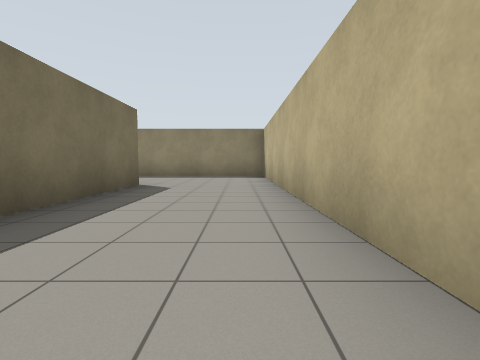
view 1 (above)

14 first-person views from a walk through a robot-simulator world made for Gazebo. The camera is 0.94 m above the floor, tilts 4° down and sees 85° across. The lines on the ground mark 1 m squares. The floor is counted in squares, 2 m on a side. Each view is taken from the middle of a square. On the plan, view 1 faces up. The plan holds only what a view shows up to about 9 squares ahead; the rest is blank.

view 2
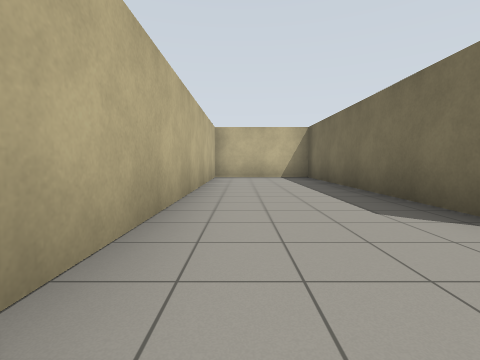

view 3
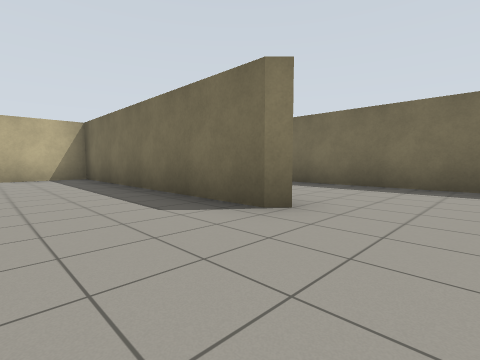

view 4
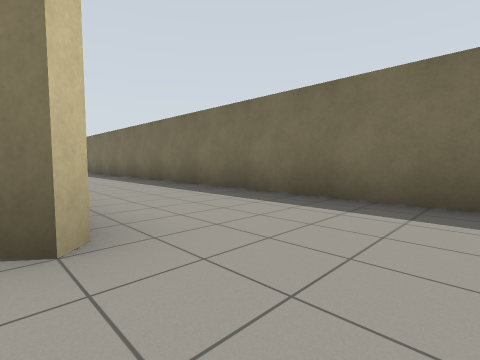

view 5
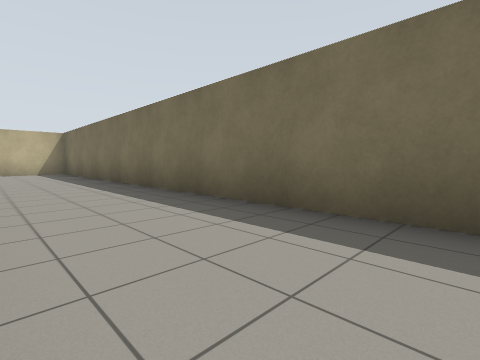

view 6
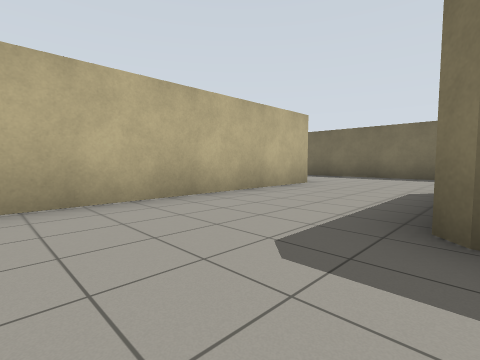

view 7
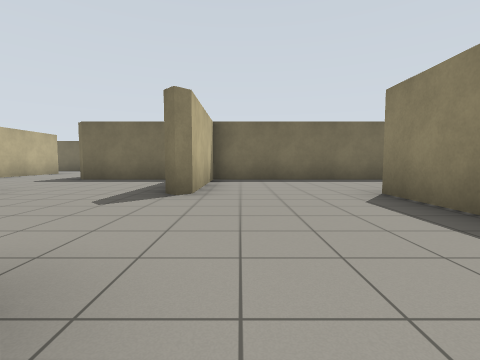

view 8
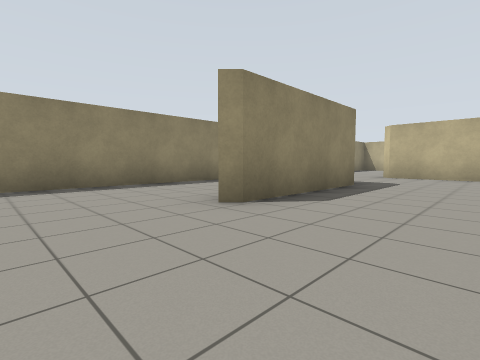

view 9
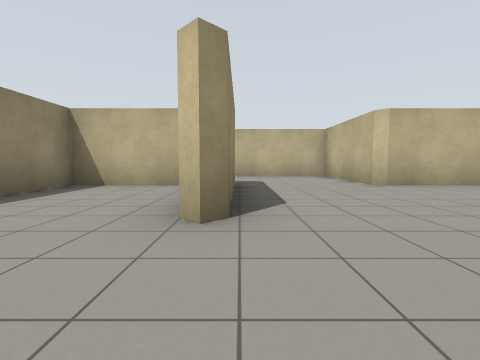

view 10
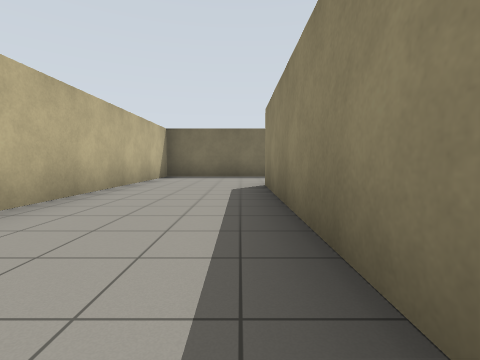

view 11
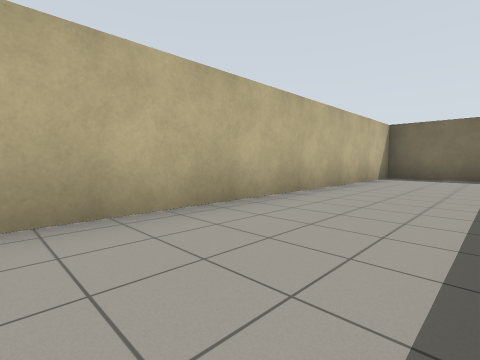

view 12
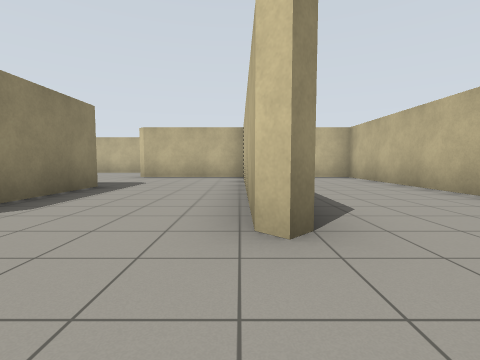

view 13
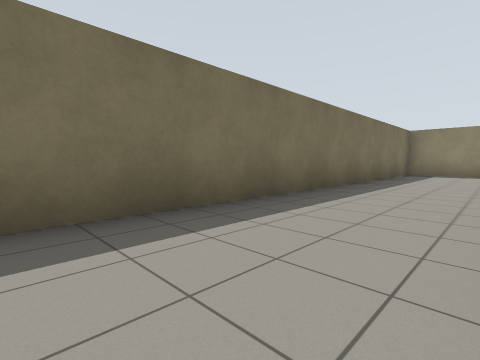

view 14
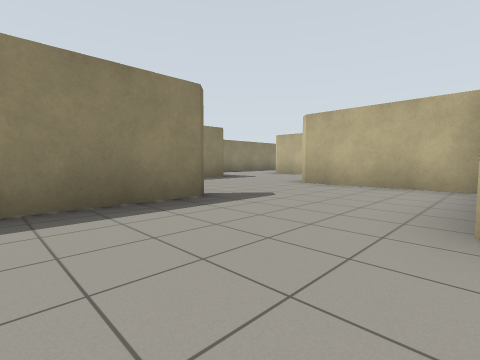

### Floor plan
Points are (right, up) in squares from view 1. A wall is a line through its corners. A room is listed if a view was taken in it or the views show most of it. See-through windows are left out.
Room 1 (views 1, 2, 3)
walls: (-2.1, 5.4) (-2.1, -0.9) (0.8, -0.9) (0.8, 8.3) (-1.4, 8.3)
ways out: opening at (-2, 6.5) to room 2
Room 2 (views 4, 5, 6, 13, 14)
walls: (1.2, -1.3) (-1.1, -1.3); (-2.2, -4.1) (3, -4.1); (-1.4, 8.3) (-5.3, 8.3) (-5.3, -3.6); (3.9, -4.1) (3.9, -1)
ways out: opening at (-2, 6.5) to room 1; opening at (-3.5, -4) to room 5; opening at (2.5, -1) to room 7
Room 3 (view 7)
walls: (4.2, 2.3) (4.4, 2); (7.2, -0.9) (7.2, 2.3) (8.4, 2.3); (7.4, 5.1) (4.2, 5.1)
ways out: opening at (4, 3.5) to room 4; opening at (4, 0.5) to room 7; opening at (8, 3.5) to room 8
Room 4 (views 8, 9)
walls: (1.2, 5.5) (1.2, 2.3) (4.2, 2.3); (4.2, 5.1) (3.9, 5.4)
ways out: opening at (4, 3.5) to room 3; opening at (2.5, 5) to room 6
Room 5 (views 10, 11, 12)
walls: (-2.5, -4.4) (-2.2, -4.1); (2.5, -4.5) (-2.2, -4.5); (-5.3, -3.6) (-5.3, -7.3) (3.9, -7.3) (3.9, -6.2)
ways out: opening at (-3.5, -4) to room 2
Room 6 (no view inside)
walls: (1.2, 6.8) (1.2, 5.5); (7.2, 6.1) (7.2, 8.3) (2.1, 8.3)
ways out: opening at (2.5, 5) to room 4
Room 7 (no view inside)
walls: (4.2, 1.9) (2, 1.9); (1.2, 1.1) (1.2, -1.3)
ways out: opening at (2.5, -1) to room 2; opening at (4, 0.5) to room 3
Room 8 (no view inside)
walls: (8.4, 2.3) (10.4, 2.3) (10.4, 5.4)
ways out: opening at (8, 3.5) to room 3; opening at (9.5, 5)

Where each view was taken, in squares from view 1:
view 1: 0 up, 0 right, facing up
view 2: 7 up, 0 right, facing down
view 3: 7 up, 0 right, facing down-left
view 4: 7 up, 2 left, facing down-left
view 5: 4 up, 3 left, facing down-left
view 6: 1 down, 3 right, facing down-left
view 7: 3 up, 8 right, facing left
view 8: 3 up, 2 right, facing up-right
view 9: 5 up, 2 right, facing right
view 10: 5 down, 3 right, facing left
view 11: 5 down, 3 right, facing down-left
view 12: 4 down, 4 left, facing right
view 13: 2 down, 3 left, facing up-left
view 14: 1 down, 2 right, facing up-right
